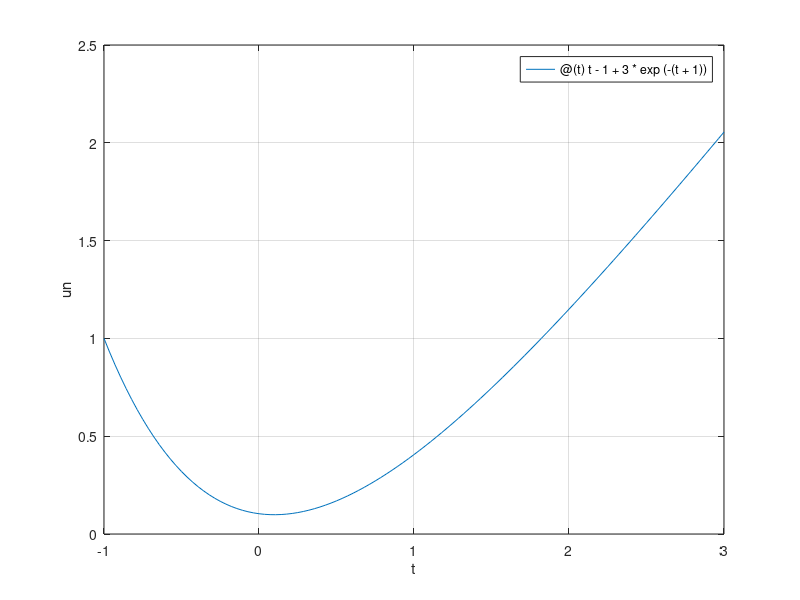

Write the MATLAB code that produced this figure. (Note: this script raises an error after producing the figure.)
odefun=@(t,y)t-y;

t0=-1;
T=3;

tspan=[t0,T];
y0=1;

yex=@(t)t-1+3*exp(-(t+1));
figure(1); clf
fplot(yex,tspan)
grid
xlabel('t');
ylabel('un');
hold on

Err=[];

H=[0.1,0.01,0.001];
%H=[0.5,0.25,0.125];

for h=H

    Nh=fix((T-t0)/h);

    %[tn,un]=eulero_imp(odefun,tspan,y0,Nh);
    [tn,un]=eulero_imp(odefun,tspan,y0,Nh,1.e-3,10);
    plot(tn,un,'.--','MarkerSize',20);
    % definisco vettore valori esatti in tn
    yn=yex(tn);
    err=max(abs(yn-un));
    Err=[Err;err];
end

Err

legend('Esatta','0.5','0.25','0.125','location','northwest')

figure(2); clf
loglog(H,Err,'*-')
grid on
xlabel('h');
ylabel('errore');
hold on
loglog(H,H)
legend('Err','H','location','northwest')
